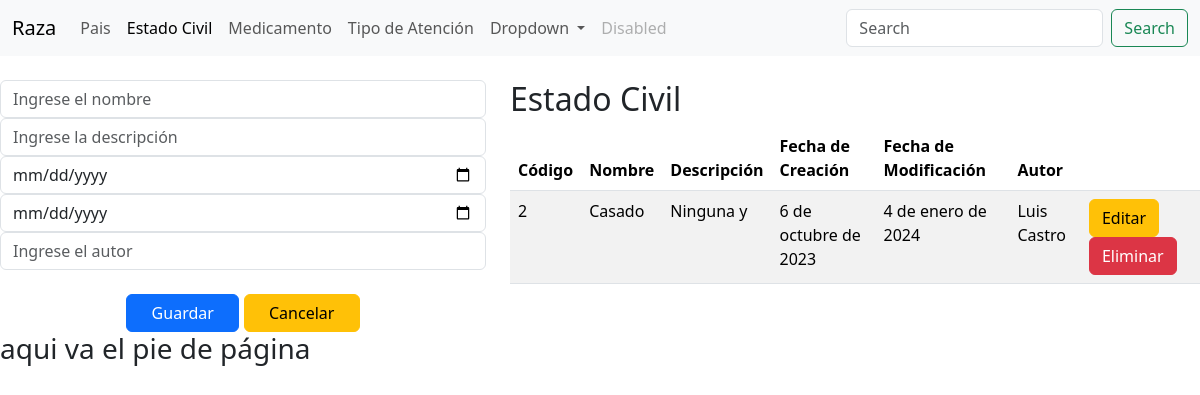
The app's page /estadocivil/ with its own data.
### Aplicaciones/Registro/models.py (models this page shows)
class Estado_Civil(models.Model):
    codigo_es_va=models.AutoField(primary_key=True)
    nombre_es_va=models.CharField(max_length=50)
    descripcion_va=models.CharField(max_length=150)
    fecha_creacion_va=models.DateField()
    fecha_modificacion_va=models.DateField()
    autor_va=models.CharField(max_length=50)

### Aplicaciones/Registro/views.py (the view)
# urls.py: path('estadocivil/', views.estadocivil, name='estadocivil'),
def estadocivil(request):
    estadociviles = Estado_Civil.objects.all()
    return render(request, 'estadocivil.html', {'estadociviles': estadociviles, 'navbar': 'estadocivil'})

### Aplicaciones/Registro/templates/estadocivil.html (shortened to what this page needs)
{% extends "./plantilla.html" %}
{% block contenido %}
<div class="row">
   <div class="col-md-5">
     <form class="" action="/guardarEstado/" method="post">
         <input type="text" name="nombre_es_va" value="" id="nombre_es_va" placeholder="Ingrese el nombre" class="form-control" required>
         <input type="text" name="descripcion_va" value="" id="descripcion_va" placeholder="Ingrese la descripción" class="form-control" required>
         <input type="date" name="fecha_creacion_va" value="" id="fecha_creacion_va" placeholder="Ingrese la fecha de creación" class="form-control" required>
         <input type="date" name="fecha_modificacion_va" value="" id="fecha_modificacion_va" placeholder="Ingrese la fecha de modificación" class="form-control" required>
          <input type="text" name="autor_va" value="" id="autor_va" placeholder="Ingrese el autor" class="form-control" required>
          <br>
          <center>
            <button type="submit" name="button" class="btn btn-primary">&nbsp;&nbsp;&nbsp;Guardar&nbsp;&nbsp;&nbsp;</button>
            <button type="reset" name="button" class="btn btn-warning">&nbsp;&nbsp;&nbsp;Cancelar&nbsp;&nbsp;&nbsp;</button>
          </center>
       </form>
   </div>
   <div class="col-md-7">
     <h2>Estado Civil</h2>
 <table class="table table-striped">
     <thead>
         <tr>
             <th>Código</th>
             <th>Nombre</th>
             <th>Descripción</th>
             <th>Fecha de Creación</th>
             <th>Fecha de Modificación</th>
             <th>Autor</th>
             <th></th>
         </tr>
     </thead>
     <tbody>
         {% for estadocivil in estadociviles %}
             <tr>
                 <td>{{ estadocivil.codigo_es_va }}</td>
                 <td>{{ estadocivil.nombre_es_va }}</td>
                 <td>{{ estadocivil.descripcion_va }}</td>
                 <td>{{ estadocivil.fecha_creacion_va }}</td>
                 <td>{{ estadocivil.fecha_modificacion_va }}</td>
                 <td>{{ estadocivil.autor_va }}</td>
                 <td>
                 <a href="/editarEstado/{{estadocivil.codigo_es_va}}" class="btn btn-warning">Editar</a>
                  <a href="javascript: void(0)" onclick="eliminarEstado('/eliminarEstado/{{estadocivil.codigo_es_va}}');" class="btn btn-danger">Eliminar</a>
           </td>
             </tr>
         {% endfor %}
     </tbody>
 </table>
   </div>
</div>
{% endblock %}

### records on screen
Estado_Civil: codigo_es_va "2", nombre_es_va "Casado", descripcion_va "Ninguna y", fecha_creacion_va "6 de octubre de 2023", fecha_modificacion_va "4 de enero de 2024", autor_va "Luis Castro"
